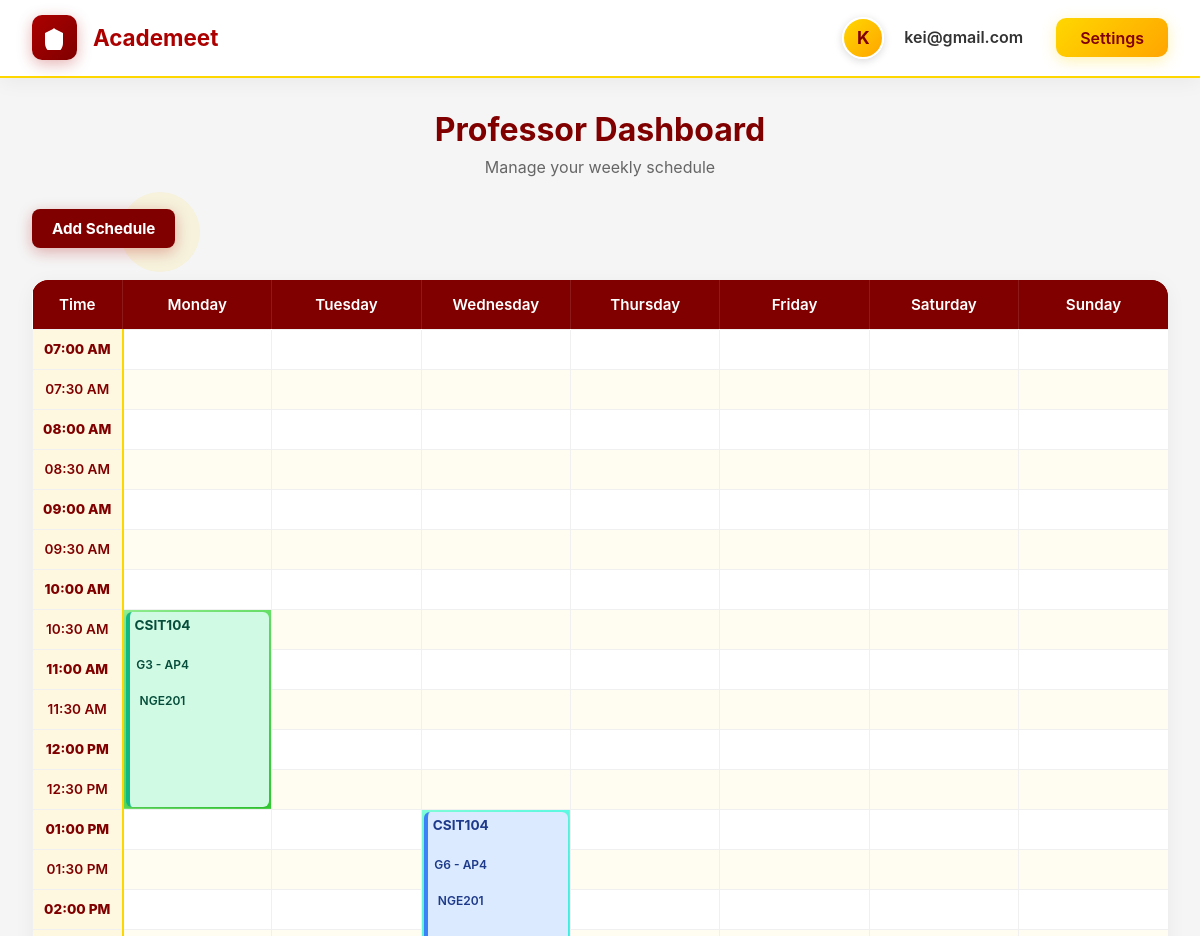
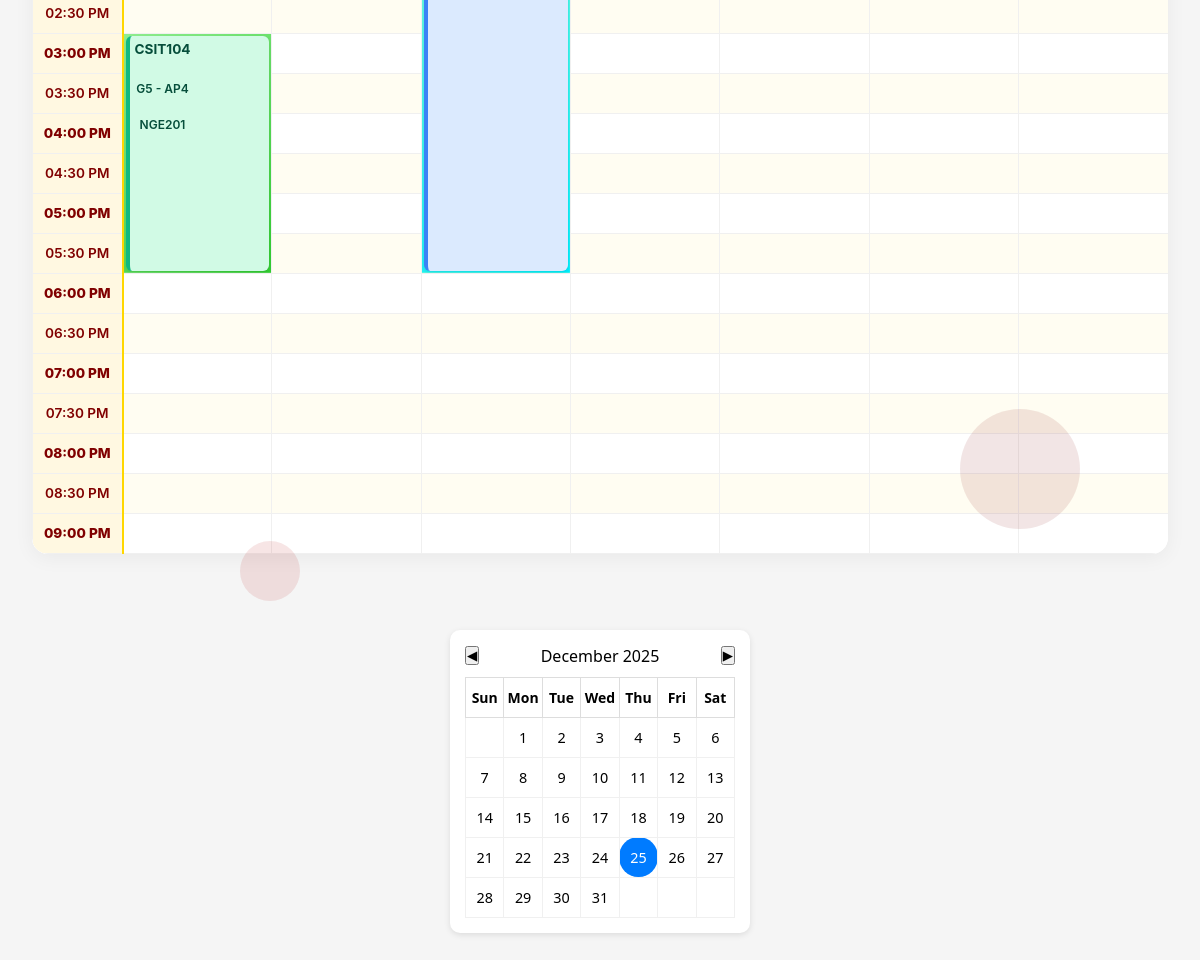
The app's page /professor/dashboard/ (signed in) with its own data (2 pictures, top to bottom).
### core/models.py (models this page shows, shortened)
class Schedule(models.Model):
    DEPARTMENT_CHOICES = [
        ('CCS', 'College of Computer Studies'),
        ('CMBA', 'College of Management, Business, and Accountancy'),
        ('CCJ', 'College of Criminal Justice'),
        ('CNAHS', 'College of Nursing and Allied Health Sciences'),
        ('CEA', 'College of Engineering and Architecture'),
        ('CASE', 'College of Arts, Sciences and Education'),
    ]
    department = models.CharField(
        max_length=50,
        choices=DEPARTMENT_CHOICES,
        default='CCS'
    )
    professor = models.ForeignKey(
        User,
        on_delete=models.CASCADE,
        related_name='schedules'
    )
    DAY_CHOICES = [
        ('Monday', 'Monday'),
        ('Tuesday', 'Tuesday'),
        ('Wednesday', 'Wednesday'),
        ('Thursday', 'Thursday'),
        ('Friday', 'Friday'),
        ('Saturday', 'Saturday'),
        ('Sunday', 'Sunday'),
    ]
    STATUS_CHOICES = [
        ('In Class', 'In Class'),
        ('Out of Work', 'Out of Work'),
        ('Available', 'Available'),
    ]
    day = models.CharField(max_length=10, choices=DAY_CHOICES)
    start_time = models.TimeField()
    end_time = models.TimeField()
    subject_code = models.CharField(max_length=20)
    subject_name = models.CharField(max_length=100)
    section = models.CharField(max_length=50)
    room = models.CharField(max_length=50, blank=True, null=True)
    year_level = models.CharField(max_length=10, blank=True, null=True)
    status = models.CharField(max_length=20, choices=STATUS_CHOICES)

### core/views.py (the view)
# urls.py: path('professor/dashboard/', views.professor_dashboard, name='professor_dashboard'),
@login_required(login_url='teacher_login')
def professor_dashboard(request):
    if not request.user.is_authenticated:
        return redirect('teacher_login')
    schedules = Schedule.objects.filter(professor=request.user)
    days = ["Monday", "Tuesday", "Wednesday", "Thursday", "Friday", "Saturday", "Sunday"]
    start_time = datetime.strptime("07:00", "%H:%M")
    end_time = datetime.strptime("21:00", "%H:%M")
    delta = timedelta(minutes=30)
    current_date = datetime.now()
    initial_holidays = get_holidays(current_date.year, current_date.month)
    time_slots = []
    current_time = start_time
    while current_time <= end_time:
        label = current_time.strftime("%I:%M %p")
        time_slots.append((label, current_time.time()))
        current_time += delta
    grid_rows = []
    for label, t in time_slots:
        grid_rows.append({
            "label": label,
            "half_hour": (":30" in label),
            "bold_time": (":00" in label),
            "cells": [None for _ in days],
        })
    for sched in schedules:
        try:
            start = sched.start_time
            end = sched.end_time
            start_index = next(i for i, (_, t) in enumerate(time_slots) if t >= start)
            end_index = next(i for i, (_, t) in enumerate(time_slots) if t >= end)
        except StopIteration:
            continue
        rowspan = max(1, end_index - start_index)
        day_index = days.index(sched.day)
        grid_rows[start_index]["cells"][day_index] = {
            "subject_code": sched.subject_code,
            "subject_name": sched.subject_name,
            "section": sched.section,
            "room": sched.room,
            "status": sched.status,
            "rowspan": rowspan,
            "id": sched.id,
        }
        for i in range(start_index + 1, start_index + rowspan):
            if i < len(grid_rows):
                grid_rows[i]["cells"][day_index] = "SPAN"
    try:
        professor_profile = Professor.objects.get(user=request.user)
    except Professor.DoesNotExist:
        professor_profile = None
    context = {
        "grid_rows": grid_rows,
        "user_name": request.user.get_full_name() or request.user.username,
        "initial_holidays": initial_holidays,
        "professor_profile": professor_profile, # <-- Added to context
    }
    return render(request, "professor_dashboard.html", context)

### academeet/supabase_client.py (called while the page is built)
def get_supabase_client():
    global _supabase_client
    if _supabase_client is None:
        if not SUPABASE_URL or not SUPABASE_KEY:
            raise RuntimeError("SUPABASE_URL and SUPABASE_KEY must be set in the environment.")
        try:
            from supabase import create_client  # local import to avoid ModuleNotFoundError at import time
        except Exception as e:
            raise RuntimeError("Missing 'supabase' package. Install with: python -m pip install supabase") from e
        _supabase_client = create_client(SUPABASE_URL, SUPABASE_KEY)
    return _supabase_client

def get_holidays(year=None, month=None):
    try:
        sb = get_supabase_client()
        query = sb.table('holidays').select('*')
        if year is not None and month is not None:
            y = int(year)
            m = int(month)
            start_date = f"{y}-{m:02d}-01"
            if m == 12:
                end_date = f"{y + 1}-01-01"
            else:
                end_date = f"{y}-{m + 1:02d}-01"
            query = query.gte('date', start_date).lt('date', end_date)
        response = query.execute()
        return getattr(response, "data", response)
    except Exception as e:
        print(f"Error fetching holidays: {e}")
        return []

### professor_inline/models.py (called while the page is built)
    @property
    def full_name(self):
        return f"{self.first_name} {self.last_name}".strip()

### academeet/templates/professor_dashboard.html (shortened to what this page needs)
{% load static %}
<!DOCTYPE html>
<html lang="en">
<head>
   <link rel="stylesheet" href="{% static 'core/css/professor_dashboard.css' %}?v=999">
    <link rel="stylesheet" href="{% static 'core/css/holidays.css' %}">
    <link rel="stylesheet" href="{% static 'core/css/calendar.css' %}">
    <link rel="stylesheet" href="{% static 'settings_app/static/settings.css' %}">
</head>
<body>
    <div class="bg-shape"></div>
<header class="dashboard-header">
    <div class="header-content">
        <div class="logo-section">
            <div class="logo-icon">
                <svg viewBox="0 0 24 24" xmlns="http://www.w3.org/2000/svg">
                    <path d="M12 2L2 7v10c0 5.55 3.84 9.74 9 11 5.16-1.26 9-5.45 9-11V7l-10-5z"/>
                    <path d="M9 12l2 2 4-4"/>
                </svg>
            </div>
            <h1>Academeet</h1>
        </div>
        <div class="user-section">
            <div class="header-profile-wrapper">
                <div class="profile-trigger">
                    <div class="header-avatar-circle">
                        {% if professor_profile.profile_picture %}
                            <img src="{{ professor_profile.profile_picture.url }}" alt="Profile">
                        {% else %}
                            <span>{{ user.first_name|first|default:user.username|first|upper }}</span>
                        {% endif %}
                    </div>
                </div>
            </div>
            <span class="user-name">{{ user.username }}</span>
            <a href="{% url 'settings' %}" class="settings-btn">Settings</a>
        </div>
    </div>
</header>
    <main class="dashboard-main">
        <div class="dashboard-title">
            <h2>Professor Dashboard</h2>
            <p class="subtitle">Manage your weekly schedule</p>
        </div>
        <div class="content-grid">
            <div class="left-column">
                <div class="schedule-header">
                    <a href="{% url 'add_schedule' %}" class="btn btn-primary add-schedule-btn">Add Schedule</a>
                </div>
                <div class="schedule-wrapper">
                    <table class="schedule-table">
                    <thead>
                        <tr>
                            <th class="time-column">Time</th>
                            <th>Monday</th>
                            <th>Tuesday</th>
                            <th>Wednesday</th>
                            <th>Thursday</th>
                            <th>Friday</th>
                            <th>Saturday</th>
                            <th>Sunday</th>
                        </tr>
                    </thead>
                    <tbody>
                        {% for row in grid_rows %}
                        <tr{% if row.half_hour %} class="half-hour"{% endif %}>
                            <td class="time-cell{% if row.bold_time %} bold-time{% endif %}">{{ row.label }}</td>
                            {% for cell in row.cells %}
                                {% if cell == 'SPAN' %}
                                    {% comment %}This column is covered by a previous rowspan{% endcomment %}
                                {% elif cell %}
                                    <td class="schedule-cell
                                        {% if cell.status == 'In Class' %}class-green
                                        {% elif cell.status == 'Out of Work' %}class-red
                                        {% elif cell.status == 'Available' %}class-blue
                                        {% endif %}" rowspan="{{ cell.rowspan }}">
                                        <div class="schedule-info">
                                            <div class="schedule-content">
                                                <strong>{{ cell.subject_code }}</strong><br>
                                                <small>{{ cell.section }}</small><br>
                                                <small>{{ cell.room }}</small>
                                            </div>
                                        </div>
                                    </td>
                                {% else %}
                                    <td class="schedule-cell"></td>
                                {% endif %}
                            {% endfor %}
                        </tr>
                        {% endfor %}
                    </tbody>
                </table>
            </div>
            </div>
            <div class="calendar-container">
  <div class="calendar-header">
    <button id="prevMonth">◀</button>
    <span id="monthYear">October 2025</span>
    <button id="nextMonth">▶</button>
  </div>
  <table class="calendar-table">
    <thead>
      <tr>
        <th>Sun</th>
        <th>Mon</th>
        <th>Tue</th>
        <th>Wed</th>
        <th>Thu</th>
        <th>Fri</th>
        <th>Sat</th>
      </tr>
    </thead>
    <tbody id="calendarBody">
    </tbody>
  </table>
</div>
    </main>
</body>
</html>

### academeet/static/core/css/calendar.css (style rules this page uses)
.content-grid { display: grid; grid-template-columns: 1fr 300px; gap: 1.5rem; align-items: start; }
.calendar-header { display: flex; justify-content: space-between; align-items: center; margin-bottom: 10px; gap: 8px; }
.calendar-container { width: 300px; margin: 20px auto; text-align: center; font-family: 'Segoe UI', sans-serif; background-color: #ffffff; border-radius: 10px; box-shadow: 0 2px 6px rgba(0, 0, 0, 0.1); padding: 15px; }
.calendar-table { width: 100%; border-collapse: collapse; }
.calendar-table th, .calendar-table td { width: 14.2%; height: 40px; text-align: center; vertical-align: middle; border: 1px solid #ddd; font-size: 14px; }
@media (max-width: 1200px) { .content-grid { grid-template-columns: 1fr; } }

### settings_app/static/settings.css (style rules this page uses)
body { font-family: 'Inter', sans-serif; }
.settings-btn { display: inline-flex; align-items: center; padding: 0.6rem 1.5rem; border-radius: 10px; margin-left: 0.5rem; background: linear-gradient(135deg, #FFD700, #FFA500); color: #800000; font-size: 1rem; font-weight: 600; text-decoration: none; transition: all 0.3s ease; box-shadow: 0 4px 15px rgba(255, 215, 0, 0.3); cursor: pointer; white-space: nowrap; }

### records on screen
Schedule: subject_code "CSIT104", section "G3 - AP4", room "NGE201"
Schedule: subject_code "CSIT104", section "G6 - AP4", room "NGE201"
Schedule: subject_code "CSIT104", section "G5 - AP4", room "NGE201"

### other values on screen
{{ user.first_name|first|default:user.username|first|upper }} "K"
{{ user.username }} "kei@gmail.com"
{{ row.label }} "07:00 AM" "07:30 AM" "08:00 AM" "08:30 AM" "09:00 AM" "09:30 AM" "10:00 AM" "10:30 AM" "11:00 AM" "11:30 AM" "12:00 PM" "12:30 PM" "01:00 PM" "01:30 PM" "02:00 PM" "02:30 PM" "03:00 PM" "03:30 PM" "04:00 PM" "04:30 PM" "05:00 PM" "05:30 PM" "06:00 PM" "06:30 PM" "07:00 PM" "07:30 PM" "08:00 PM" "08:30 PM" "09:00 PM"
